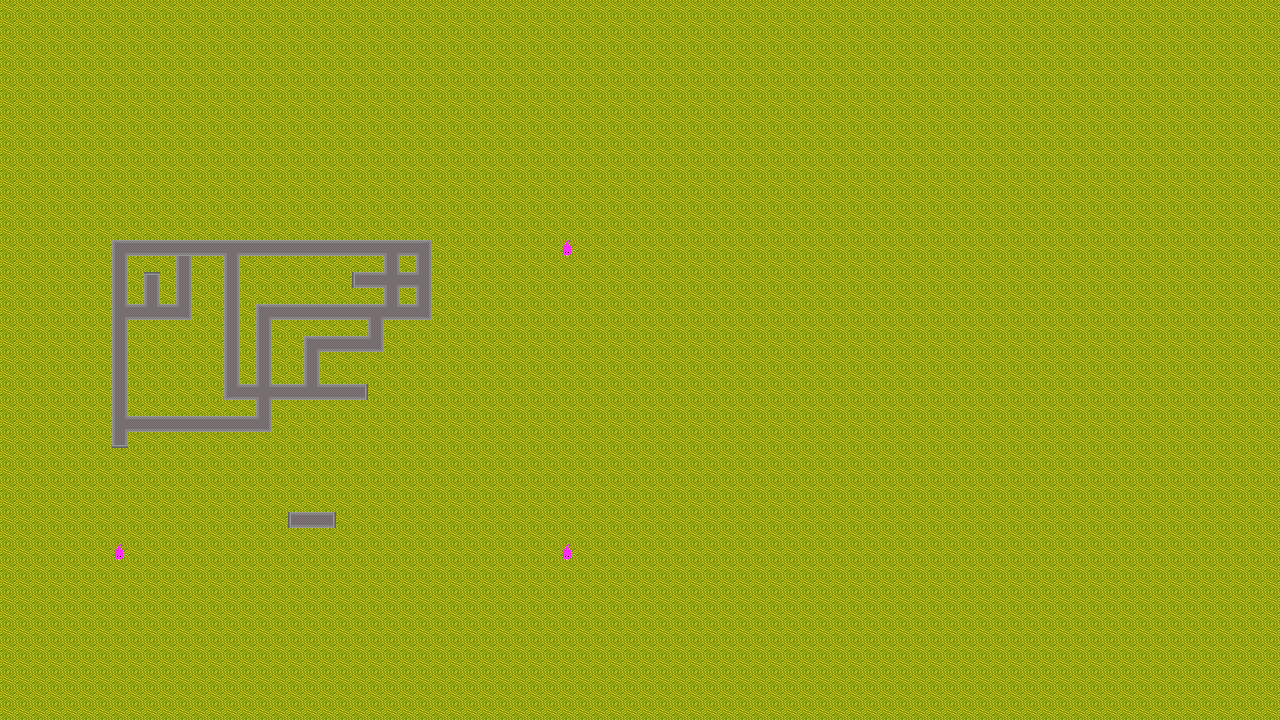

A 2D game scene composited from a Tiled map and its tileset images. What follows is a short description and the map's XML, with each tile layer's data collapsed to a summary:
An orthogonal 80x45 tile map with 16x16 px tiles, 2 tile layers (Background, Way) and 15 objects.

<map version="1.0" orientation="orthogonal" renderorder="left-down" width="80" height="45" tilewidth="16" tileheight="16" nextobjectid="25">
 <tileset firstgid="1" name="Ratten" tilewidth="16" tileheight="16" tilecount="4096">
  <image source="Ratten.png" width="1024" height="1024" />
  <tile id="3">
   <properties>
    <property name="down" value="" />
    <property name="left" value="" />
   </properties>
  </tile>
  <tile id="4">
   <properties>
    <property name="down" value="" />
    <property name="right" value="" />
   </properties>
  </tile>
  <tile id="5">
   <properties>
    <property name="left" value="" />
    <property name="right" value="" />
    <property name="up" value="" />
   </properties>
  </tile>
  <tile id="66">
   <properties>
    <property name="left" value="" />
    <property name="right" value="" />
   </properties>
  </tile>
  <tile id="67">
   <properties>
    <property name="left" value="" />
    <property name="up" value="" />
   </properties>
  </tile>
  <tile id="68">
   <properties>
    <property name="right" value="" />
    <property name="up" value="" />
   </properties>
  </tile>
  <tile id="69">
   <properties>
    <property name="down" value="" />
    <property name="left" value="" />
    <property name="up" value="" />
   </properties>
  </tile>
  <tile id="130">
   <properties>
    <property name="down" value="true" />
    <property name="up" value="true" />
   </properties>
  </tile>
  <tile id="133">
   <properties>
    <property name="down" value="" />
    <property name="left" value="" />
    <property name="right" value="" />
   </properties>
  </tile>
  <tile id="194">
   <properties>
    <property name="up" value="" />
   </properties>
  </tile>
  <tile id="195">
   <properties>
    <property name="down" value="t" />
   </properties>
  </tile>
  <tile id="196">
   <properties>
    <property name="down" value="" />
    <property name="right" value="" />
    <property name="up" value="" />
   </properties>
  </tile>
  <tile id="258">
   <properties>
    <property name="down" value="" />
    <property name="left" value="" />
    <property name="right" value="" />
    <property name="up" value="" />
   </properties>
  </tile>
  <tile id="259">
   <properties>
    <property name="right" value="" />
   </properties>
  </tile>
  <tile id="260">
   <properties>
    <property name="left" value="" />
   </properties>
  </tile>
 </tileset>
 <layer name="Background" width="80" height="45">
  <data>[3600 cells, 3600 non-empty, 1 distinct tile ids]</data>
 </layer>
 <layer name="Way" width="80" height="45">
  <data>[3600 cells, 106 non-empty, 16 distinct tile ids]</data>
 </layer>
 <objectgroup name="Spawns">
  <object id="1" x="112" y="240" width="16" height="16" />
  <object id="2" x="384" y="272" width="16" height="16" />
  <object id="3" x="304" y="336" width="16" height="16" />
  <object id="4" x="176" y="304" width="16" height="16" />
  <object id="5" x="224" y="384" width="16" height="16" />
  <object id="6" x="128" y="416" width="16" height="16" />
  <object id="7" x="272" y="240" width="16" height="16" />
  <object id="8" x="416" y="240" width="16" height="16" />
  <object id="9" x="288" y="304" width="16" height="16" />
  <object id="10" x="224" y="272" width="16" height="16" />
  <object id="11" x="112" y="352" width="16" height="16" />
  <object id="12" x="336" y="384" width="16" height="16" />
  <object id="13" x="240" y="416" width="16" height="16" />
 </objectgroup>
 <objectgroup name="TestSpawns">
  <object id="22" x="288" y="512" width="16" height="16" />
  <object id="23" x="320" y="512" width="16" height="16" />
 </objectgroup>
</map>